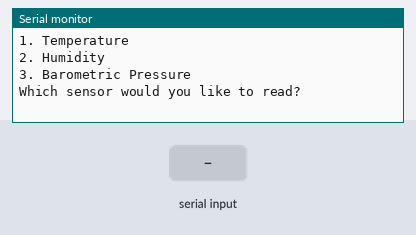
Bench run of a sketch on a simulated Arduino Uno, built with avr-gcc and run on an emulated ATmega328P. Parts: the last lines printed to the serial monitor. Inputs (shaded band) come from the test bench.

Above: at 1.2 s.
1.3 s: "90,45\n" received over Serial
At 1.4 s:
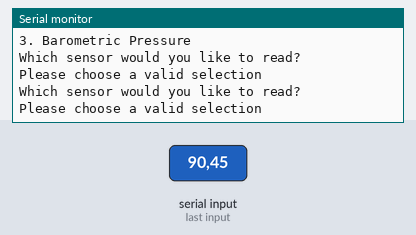
2.8 s: "1\n" received over Serial
At 3.6 s:
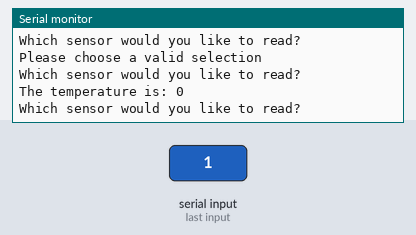
4.3 s: "2\n" received over Serial
At 5.1 s:
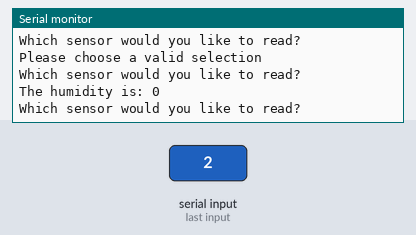
5.8 s: "3\n" received over Serial
At 7.9 s:
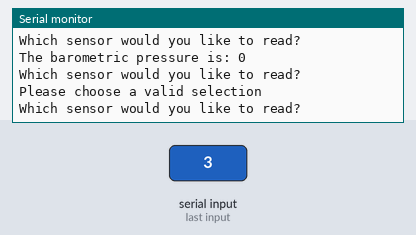

Measured:
- after the input at 1.3 s, the serial monitor: prints a new line at once (image 1)
- after the input at 2.8 s, the serial monitor: prints a new line at once (image 2)
- after the input at 4.3 s, the serial monitor: prints a new line at once (image 3)
- after the input at 5.8 s, the serial monitor: prints a new line at once (image 4)

The sketch:

serialread-prvi_dio.ino
```cpp
int temp;
int Rh;
int pressure;

void setup() {
  Serial.begin(9600);

  Serial.println("1. Temperature");
  Serial.println("2. Humidity");
  Serial.println("3. Barometric Pressure");
}

void loop() {
  Serial.println("Which sensor would you like to read? ");

  while (Serial.available() == 0) {
  }

  int menuChoice = Serial.parseInt();

  switch (menuChoice) {
    case 1:
      // temp sensor code goes here
      Serial.print("The temperature is: ");
      Serial.println(temp);
      break;

    case 2:
      // humidity sensor code goes here
      Serial.print("The humidity is: ");
      Serial.println(Rh);
      break;

    case 3:
      // pressure sensor code goes here
      Serial.print("The barometric pressure is: ");
      Serial.println(pressure);
      break;

    default:
      Serial.println("Please choose a valid selection");
  }
}
```
